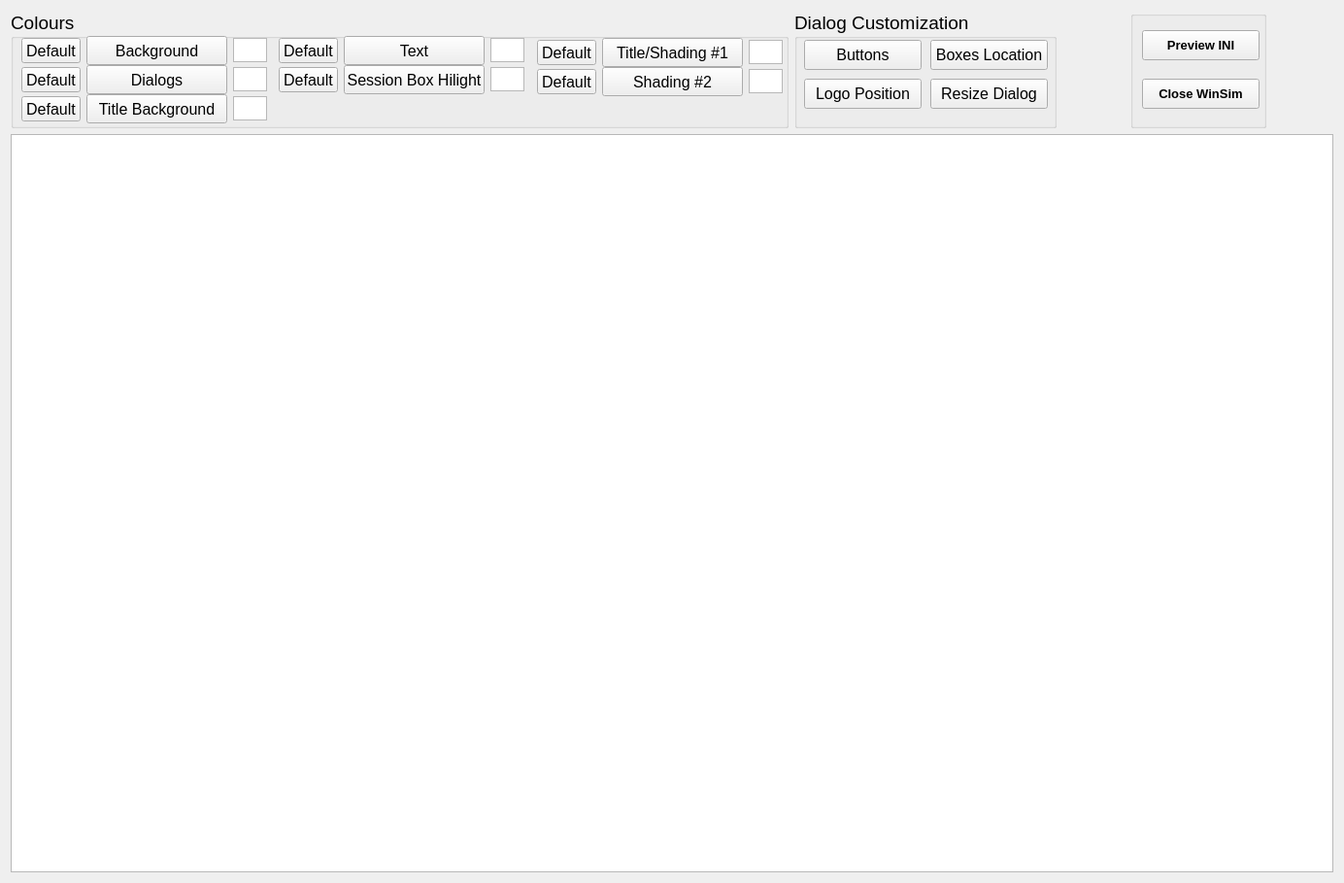
<?xml version="1.0" encoding="UTF-8"?>
<ui version="4.0">
 <class>LoginWindowSimulator</class>
 <widget class="QWidget" name="LoginWindowSimulator">
  <property name="windowModality">
   <enum>Qt::NonModal</enum>
  </property>
  <property name="enabled">
   <bool>true</bool>
  </property>
  <property name="geometry">
   <rect>
    <x>0</x>
    <y>0</y>
    <width>1384</width>
    <height>909</height>
   </rect>
  </property>
  <property name="minimumSize">
   <size>
    <width>1384</width>
    <height>909</height>
   </size>
  </property>
  <property name="windowTitle">
   <string notr="true">Login Window Simulator</string>
  </property>
  <property name="toolTip">
   <string notr="true"/>
  </property>
  <property name="statusTip">
   <string notr="true"/>
  </property>
  <property name="whatsThis">
   <string notr="true"/>
  </property>
  <property name="accessibleName">
   <string notr="true"/>
  </property>
  <property name="accessibleDescription">
   <string notr="true"/>
  </property>
  <layout class="QGridLayout" name="gridLayout_2">
   <item row="1" column="0">
    <widget class="QGraphicsView" name="xrdp_window">
     <property name="sizeIncrement">
      <size>
       <width>1</width>
       <height>1</height>
      </size>
     </property>
     <property name="contextMenuPolicy">
      <enum>Qt::PreventContextMenu</enum>
     </property>
     <property name="acceptDrops">
      <bool>false</bool>
     </property>
     <property name="frameShape">
      <enum>QFrame::StyledPanel</enum>
     </property>
     <property name="frameShadow">
      <enum>QFrame::Raised</enum>
     </property>
     <property name="lineWidth">
      <number>4</number>
     </property>
     <property name="midLineWidth">
      <number>4</number>
     </property>
     <property name="verticalScrollBarPolicy">
      <enum>Qt::ScrollBarAlwaysOff</enum>
     </property>
     <property name="horizontalScrollBarPolicy">
      <enum>Qt::ScrollBarAlwaysOff</enum>
     </property>
     <property name="backgroundBrush">
      <brush brushstyle="SolidPattern">
       <color alpha="255">
        <red>0</red>
        <green>0</green>
        <blue>0</blue>
       </color>
      </brush>
     </property>
     <property name="alignment">
      <set>Qt::AlignLeading|Qt::AlignLeft|Qt::AlignTop</set>
     </property>
     <property name="cacheMode">
      <set>QGraphicsView::CacheNone</set>
     </property>
     <property name="viewportUpdateMode">
      <enum>QGraphicsView::SmartViewportUpdate</enum>
     </property>
    </widget>
   </item>
   <item row="0" column="0">
    <layout class="QGridLayout" name="gridLayout">
     <item row="0" column="4">
      <widget class="QGroupBox" name="miscGroupBox">
       <property name="minimumSize">
        <size>
         <width>140</width>
         <height>0</height>
        </size>
       </property>
       <property name="title">
        <string/>
       </property>
       <widget class="QPushButton" name="closeWinSimBtn">
        <property name="geometry">
         <rect>
          <x>12</x>
          <y>70</y>
          <width>121</width>
          <height>31</height>
         </rect>
        </property>
        <property name="font">
         <font>
          <pointsize>10</pointsize>
          <weight>75</weight>
          <bold>true</bold>
         </font>
        </property>
        <property name="text">
         <string>Close WinSim</string>
        </property>
       </widget>
       <widget class="QPushButton" name="previewINIBtn">
        <property name="geometry">
         <rect>
          <x>12</x>
          <y>20</y>
          <width>121</width>
          <height>31</height>
         </rect>
        </property>
        <property name="font">
         <font>
          <pointsize>10</pointsize>
          <weight>75</weight>
          <bold>true</bold>
         </font>
        </property>
        <property name="text">
         <string>Preview INI</string>
        </property>
       </widget>
      </widget>
     </item>
     <item row="0" column="0">
      <widget class="QGroupBox" name="ColoursGroupBox">
       <property name="minimumSize">
        <size>
         <width>801</width>
         <height>121</height>
        </size>
       </property>
       <property name="maximumSize">
        <size>
         <width>801</width>
         <height>121</height>
        </size>
       </property>
       <property name="font">
        <font>
         <family>Arial</family>
         <pointsize>14</pointsize>
        </font>
       </property>
       <property name="title">
        <string>Colours</string>
       </property>
       <property name="flat">
        <bool>false</bool>
       </property>
       <property name="checkable">
        <bool>false</bool>
       </property>
       <property name="checked">
        <bool>false</bool>
       </property>
       <widget class="QPushButton" name="resetWindowButton">
        <property name="geometry">
         <rect>
          <x>11</x>
          <y>58</y>
          <width>61</width>
          <height>26</height>
         </rect>
        </property>
        <property name="minimumSize">
         <size>
          <width>61</width>
          <height>26</height>
         </size>
        </property>
        <property name="maximumSize">
         <size>
          <width>61</width>
          <height>26</height>
         </size>
        </property>
        <property name="font">
         <font>
          <family>Arial</family>
          <pointsize>12</pointsize>
         </font>
        </property>
        <property name="text">
         <string>Default</string>
        </property>
       </widget>
       <widget class="QPushButton" name="grey_Pushbutton">
        <property name="geometry">
         <rect>
          <x>78</x>
          <y>56</y>
          <width>145</width>
          <height>30</height>
         </rect>
        </property>
        <property name="minimumSize">
         <size>
          <width>145</width>
          <height>30</height>
         </size>
        </property>
        <property name="maximumSize">
         <size>
          <width>145</width>
          <height>30</height>
         </size>
        </property>
        <property name="font">
         <font>
          <family>Arial</family>
          <pointsize>12</pointsize>
         </font>
        </property>
        <property name="toolTip">
         <string>Sets the colour of the xrdp dialog windows</string>
        </property>
        <property name="autoFillBackground">
         <bool>false</bool>
        </property>
        <property name="text">
         <string>Dialogs</string>
        </property>
       </widget>
       <widget class="QGraphicsView" name="windowView">
        <property name="geometry">
         <rect>
          <x>229</x>
          <y>58</y>
          <width>35</width>
          <height>25</height>
         </rect>
        </property>
        <property name="minimumSize">
         <size>
          <width>35</width>
          <height>25</height>
         </size>
        </property>
        <property name="maximumSize">
         <size>
          <width>35</width>
          <height>25</height>
         </size>
        </property>
        <property name="frameShadow">
         <enum>QFrame::Raised</enum>
        </property>
       </widget>
       <widget class="QGraphicsView" name="backgroundView">
        <property name="geometry">
         <rect>
          <x>229</x>
          <y>28</y>
          <width>35</width>
          <height>25</height>
         </rect>
        </property>
        <property name="minimumSize">
         <size>
          <width>35</width>
          <height>25</height>
         </size>
        </property>
        <property name="maximumSize">
         <size>
          <width>35</width>
          <height>25</height>
         </size>
        </property>
        <property name="frameShadow">
         <enum>QFrame::Raised</enum>
        </property>
       </widget>
       <widget class="QPushButton" name="resetBackgroundButton">
        <property name="geometry">
         <rect>
          <x>11</x>
          <y>28</y>
          <width>61</width>
          <height>26</height>
         </rect>
        </property>
        <property name="minimumSize">
         <size>
          <width>61</width>
          <height>26</height>
         </size>
        </property>
        <property name="maximumSize">
         <size>
          <width>61</width>
          <height>26</height>
         </size>
        </property>
        <property name="font">
         <font>
          <family>Arial</family>
          <pointsize>12</pointsize>
         </font>
        </property>
        <property name="text">
         <string>Default</string>
        </property>
       </widget>
       <widget class="QPushButton" name="background_Pushbutton">
        <property name="geometry">
         <rect>
          <x>78</x>
          <y>26</y>
          <width>145</width>
          <height>30</height>
         </rect>
        </property>
        <property name="minimumSize">
         <size>
          <width>145</width>
          <height>30</height>
         </size>
        </property>
        <property name="maximumSize">
         <size>
          <width>145</width>
          <height>30</height>
         </size>
        </property>
        <property name="font">
         <font>
          <family>Arial</family>
          <pointsize>12</pointsize>
         </font>
        </property>
        <property name="toolTip">
         <string>Sets the colour of the xrdp login screen background.</string>
        </property>
        <property name="autoFillBackground">
         <bool>false</bool>
        </property>
        <property name="text">
         <string>Background</string>
        </property>
       </widget>
       <widget class="QPushButton" name="resetTitleBgndButton">
        <property name="geometry">
         <rect>
          <x>11</x>
          <y>88</y>
          <width>61</width>
          <height>26</height>
         </rect>
        </property>
        <property name="minimumSize">
         <size>
          <width>61</width>
          <height>26</height>
         </size>
        </property>
        <property name="maximumSize">
         <size>
          <width>61</width>
          <height>26</height>
         </size>
        </property>
        <property name="font">
         <font>
          <family>Arial</family>
          <pointsize>12</pointsize>
         </font>
        </property>
        <property name="text">
         <string>Default</string>
        </property>
       </widget>
       <widget class="QPushButton" name="blue_Pushbutton">
        <property name="geometry">
         <rect>
          <x>78</x>
          <y>86</y>
          <width>145</width>
          <height>30</height>
         </rect>
        </property>
        <property name="minimumSize">
         <size>
          <width>145</width>
          <height>30</height>
         </size>
        </property>
        <property name="maximumSize">
         <size>
          <width>145</width>
          <height>30</height>
         </size>
        </property>
        <property name="font">
         <font>
          <family>Arial</family>
          <pointsize>12</pointsize>
         </font>
        </property>
        <property name="toolTip">
         <string>&lt;html&gt;&lt;head/&gt;&lt;body&gt;&lt;p&gt;Sets the background colour of the dialog titles.&lt;/p&gt;&lt;p&gt;Also sets the highlight colour of the login module drop-down box.&lt;/p&gt;&lt;/body&gt;&lt;/html&gt;</string>
        </property>
        <property name="autoFillBackground">
         <bool>false</bool>
        </property>
        <property name="text">
         <string>Title Background</string>
        </property>
       </widget>
       <widget class="QGraphicsView" name="titleBgndView">
        <property name="geometry">
         <rect>
          <x>229</x>
          <y>88</y>
          <width>35</width>
          <height>25</height>
         </rect>
        </property>
        <property name="minimumSize">
         <size>
          <width>35</width>
          <height>25</height>
         </size>
        </property>
        <property name="maximumSize">
         <size>
          <width>35</width>
          <height>25</height>
         </size>
        </property>
        <property name="frameShadow">
         <enum>QFrame::Raised</enum>
        </property>
       </widget>
       <widget class="QPushButton" name="black_Pushbutton">
        <property name="geometry">
         <rect>
          <x>343</x>
          <y>26</y>
          <width>145</width>
          <height>30</height>
         </rect>
        </property>
        <property name="minimumSize">
         <size>
          <width>145</width>
          <height>30</height>
         </size>
        </property>
        <property name="maximumSize">
         <size>
          <width>145</width>
          <height>30</height>
         </size>
        </property>
        <property name="font">
         <font>
          <family>Arial</family>
          <pointsize>12</pointsize>
         </font>
        </property>
        <property name="toolTip">
         <string>Sets the colour of the dialog text.</string>
        </property>
        <property name="autoFillBackground">
         <bool>false</bool>
        </property>
        <property name="text">
         <string>Text</string>
        </property>
       </widget>
       <widget class="QPushButton" name="resetTextButton">
        <property name="geometry">
         <rect>
          <x>276</x>
          <y>28</y>
          <width>61</width>
          <height>26</height>
         </rect>
        </property>
        <property name="minimumSize">
         <size>
          <width>61</width>
          <height>26</height>
         </size>
        </property>
        <property name="maximumSize">
         <size>
          <width>61</width>
          <height>26</height>
         </size>
        </property>
        <property name="font">
         <font>
          <family>Arial</family>
          <pointsize>12</pointsize>
         </font>
        </property>
        <property name="text">
         <string>Default</string>
        </property>
       </widget>
       <widget class="QGraphicsView" name="textView">
        <property name="geometry">
         <rect>
          <x>494</x>
          <y>28</y>
          <width>35</width>
          <height>25</height>
         </rect>
        </property>
        <property name="minimumSize">
         <size>
          <width>35</width>
          <height>25</height>
         </size>
        </property>
        <property name="maximumSize">
         <size>
          <width>35</width>
          <height>25</height>
         </size>
        </property>
        <property name="frameShadow">
         <enum>QFrame::Raised</enum>
        </property>
       </widget>
       <widget class="QPushButton" name="resetSessionBoxHilightBtn">
        <property name="geometry">
         <rect>
          <x>276</x>
          <y>58</y>
          <width>61</width>
          <height>26</height>
         </rect>
        </property>
        <property name="minimumSize">
         <size>
          <width>61</width>
          <height>26</height>
         </size>
        </property>
        <property name="maximumSize">
         <size>
          <width>61</width>
          <height>26</height>
         </size>
        </property>
        <property name="font">
         <font>
          <family>Arial</family>
          <pointsize>12</pointsize>
         </font>
        </property>
        <property name="text">
         <string>Default</string>
        </property>
       </widget>
       <widget class="QPushButton" name="dark_blue_Pushbutton">
        <property name="geometry">
         <rect>
          <x>343</x>
          <y>56</y>
          <width>145</width>
          <height>30</height>
         </rect>
        </property>
        <property name="minimumSize">
         <size>
          <width>145</width>
          <height>30</height>
         </size>
        </property>
        <property name="maximumSize">
         <size>
          <width>145</width>
          <height>30</height>
         </size>
        </property>
        <property name="font">
         <font>
          <family>Arial</family>
          <pointsize>12</pointsize>
         </font>
        </property>
        <property name="toolTip">
         <string>&lt;html&gt;&lt;head/&gt;&lt;body&gt;&lt;p&gt;Sets the background colour of the module&lt;br/&gt;drop-down box's currently selected module.&lt;/p&gt;&lt;/body&gt;&lt;/html&gt;</string>
        </property>
        <property name="text">
         <string>Session Box Hilight</string>
        </property>
       </widget>
       <widget class="QGraphicsView" name="darkBlueView">
        <property name="geometry">
         <rect>
          <x>494</x>
          <y>58</y>
          <width>35</width>
          <height>25</height>
         </rect>
        </property>
        <property name="minimumSize">
         <size>
          <width>35</width>
          <height>25</height>
         </size>
        </property>
        <property name="maximumSize">
         <size>
          <width>35</width>
          <height>25</height>
         </size>
        </property>
        <property name="frameShadow">
         <enum>QFrame::Raised</enum>
        </property>
       </widget>
       <widget class="QPushButton" name="resetTopLeftTitleBoxesBtn">
        <property name="geometry">
         <rect>
          <x>542</x>
          <y>30</y>
          <width>61</width>
          <height>26</height>
         </rect>
        </property>
        <property name="minimumSize">
         <size>
          <width>61</width>
          <height>26</height>
         </size>
        </property>
        <property name="maximumSize">
         <size>
          <width>61</width>
          <height>26</height>
         </size>
        </property>
        <property name="font">
         <font>
          <family>Arial</family>
          <pointsize>12</pointsize>
         </font>
        </property>
        <property name="text">
         <string>Default</string>
        </property>
       </widget>
       <widget class="QPushButton" name="white_Pushbutton">
        <property name="geometry">
         <rect>
          <x>609</x>
          <y>28</y>
          <width>145</width>
          <height>30</height>
         </rect>
        </property>
        <property name="minimumSize">
         <size>
          <width>145</width>
          <height>30</height>
         </size>
        </property>
        <property name="maximumSize">
         <size>
          <width>145</width>
          <height>30</height>
         </size>
        </property>
        <property name="font">
         <font>
          <family>Arial</family>
          <pointsize>12</pointsize>
         </font>
        </property>
        <property name="toolTip">
         <string>&lt;html&gt;&lt;head/&gt;&lt;body&gt;&lt;p&gt;Sets the colour of the top and left &amp;quot;shade&amp;quot; lines of the dialogs.&lt;/p&gt;&lt;p&gt;Also sets the dialog title foreground colour, and the colour of&lt;br/&gt;the dialog input widgets/boxes.&lt;/p&gt;&lt;/body&gt;&lt;/html&gt;</string>
        </property>
        <property name="text">
         <string>Title/Shading #1</string>
        </property>
       </widget>
       <widget class="QGraphicsView" name="boxesView">
        <property name="geometry">
         <rect>
          <x>760</x>
          <y>30</y>
          <width>35</width>
          <height>25</height>
         </rect>
        </property>
        <property name="minimumSize">
         <size>
          <width>35</width>
          <height>25</height>
         </size>
        </property>
        <property name="maximumSize">
         <size>
          <width>35</width>
          <height>25</height>
         </size>
        </property>
        <property name="frameShadow">
         <enum>QFrame::Raised</enum>
        </property>
       </widget>
       <widget class="QPushButton" name="resetBottomRightBtn">
        <property name="geometry">
         <rect>
          <x>542</x>
          <y>60</y>
          <width>61</width>
          <height>26</height>
         </rect>
        </property>
        <property name="minimumSize">
         <size>
          <width>61</width>
          <height>26</height>
         </size>
        </property>
        <property name="maximumSize">
         <size>
          <width>61</width>
          <height>26</height>
         </size>
        </property>
        <property name="font">
         <font>
          <family>Arial</family>
          <pointsize>12</pointsize>
         </font>
        </property>
        <property name="text">
         <string>Default</string>
        </property>
       </widget>
       <widget class="QPushButton" name="dark_grey_Pushbutton">
        <property name="geometry">
         <rect>
          <x>609</x>
          <y>58</y>
          <width>145</width>
          <height>30</height>
         </rect>
        </property>
        <property name="minimumSize">
         <size>
          <width>145</width>
          <height>30</height>
         </size>
        </property>
        <property name="maximumSize">
         <size>
          <width>145</width>
          <height>30</height>
         </size>
        </property>
        <property name="font">
         <font>
          <family>Arial</family>
          <pointsize>12</pointsize>
         </font>
        </property>
        <property name="toolTip">
         <string>&lt;html&gt;&lt;head/&gt;&lt;body&gt;&lt;p&gt;Sets the colour of the bottom and right &amp;quot;shade&amp;quot; lines of the login dialog window, and the buttons.&lt;/p&gt;&lt;p&gt;Also sets the colour of the left and top &amp;quot;shade&amp;quot; lines of the input boxes/widgets of the dialogs.&lt;/p&gt;&lt;/body&gt;&lt;/html&gt;</string>
        </property>
        <property name="text">
         <string>Shading #2</string>
        </property>
       </widget>
       <widget class="QGraphicsView" name="botRightView">
        <property name="geometry">
         <rect>
          <x>760</x>
          <y>60</y>
          <width>35</width>
          <height>25</height>
         </rect>
        </property>
        <property name="minimumSize">
         <size>
          <width>35</width>
          <height>25</height>
         </size>
        </property>
        <property name="maximumSize">
         <size>
          <width>35</width>
          <height>25</height>
         </size>
        </property>
        <property name="frameShadow">
         <enum>QFrame::Raised</enum>
        </property>
       </widget>
      </widget>
     </item>
     <item row="0" column="2">
      <widget class="QGroupBox" name="DialogGroupBox">
       <property name="minimumSize">
        <size>
         <width>270</width>
         <height>121</height>
        </size>
       </property>
       <property name="maximumSize">
        <size>
         <width>545</width>
         <height>121</height>
        </size>
       </property>
       <property name="font">
        <font>
         <family>Arial</family>
         <pointsize>14</pointsize>
        </font>
       </property>
       <property name="title">
        <string>Dialog Customization</string>
       </property>
       <widget class="QPushButton" name="resizeDialogBtn">
        <property name="geometry">
         <rect>
          <x>140</x>
          <y>70</y>
          <width>121</width>
          <height>31</height>
         </rect>
        </property>
        <property name="minimumSize">
         <size>
          <width>121</width>
          <height>31</height>
         </size>
        </property>
        <property name="maximumSize">
         <size>
          <width>121</width>
          <height>31</height>
         </size>
        </property>
        <property name="font">
         <font>
          <family>Arial</family>
          <pointsize>12</pointsize>
          <italic>false</italic>
         </font>
        </property>
        <property name="text">
         <string>Resize Dialog</string>
        </property>
       </widget>
       <widget class="QPushButton" name="boxesLocationBtn">
        <property name="geometry">
         <rect>
          <x>140</x>
          <y>30</y>
          <width>121</width>
          <height>31</height>
         </rect>
        </property>
        <property name="minimumSize">
         <size>
          <width>121</width>
          <height>31</height>
         </size>
        </property>
        <property name="maximumSize">
         <size>
          <width>121</width>
          <height>31</height>
         </size>
        </property>
        <property name="font">
         <font>
          <pointsize>12</pointsize>
         </font>
        </property>
        <property name="text">
         <string>Boxes Location</string>
        </property>
       </widget>
       <widget class="QPushButton" name="logoPositionBtn">
        <property name="geometry">
         <rect>
          <x>10</x>
          <y>70</y>
          <width>121</width>
          <height>31</height>
         </rect>
        </property>
        <property name="minimumSize">
         <size>
          <width>121</width>
          <height>31</height>
         </size>
        </property>
        <property name="maximumSize">
         <size>
          <width>121</width>
          <height>31</height>
         </size>
        </property>
        <property name="font">
         <font>
          <pointsize>12</pointsize>
         </font>
        </property>
        <property name="text">
         <string>Logo Position</string>
        </property>
       </widget>
       <widget class="QPushButton" name="buttonsLocationBtn">
        <property name="geometry">
         <rect>
          <x>10</x>
          <y>30</y>
          <width>121</width>
          <height>31</height>
         </rect>
        </property>
        <property name="minimumSize">
         <size>
          <width>121</width>
          <height>31</height>
         </size>
        </property>
        <property name="maximumSize">
         <size>
          <width>121</width>
          <height>31</height>
         </size>
        </property>
        <property name="font">
         <font>
          <pointsize>12</pointsize>
         </font>
        </property>
        <property name="text">
         <string>Buttons</string>
        </property>
       </widget>
      </widget>
     </item>
     <item row="0" column="5">
      <spacer name="horizontalSpacer">
       <property name="orientation">
        <enum>Qt::Horizontal</enum>
       </property>
       <property name="sizeHint" stdset="0">
        <size>
         <width>0</width>
         <height>20</height>
        </size>
       </property>
      </spacer>
     </item>
     <item row="0" column="3">
      <spacer name="horizontalSpacer_2">
       <property name="orientation">
        <enum>Qt::Horizontal</enum>
       </property>
       <property name="sizeHint" stdset="0">
        <size>
         <width>0</width>
         <height>20</height>
        </size>
       </property>
      </spacer>
     </item>
    </layout>
   </item>
  </layout>
 </widget>
 <resources/>
 <connections/>
</ui>
